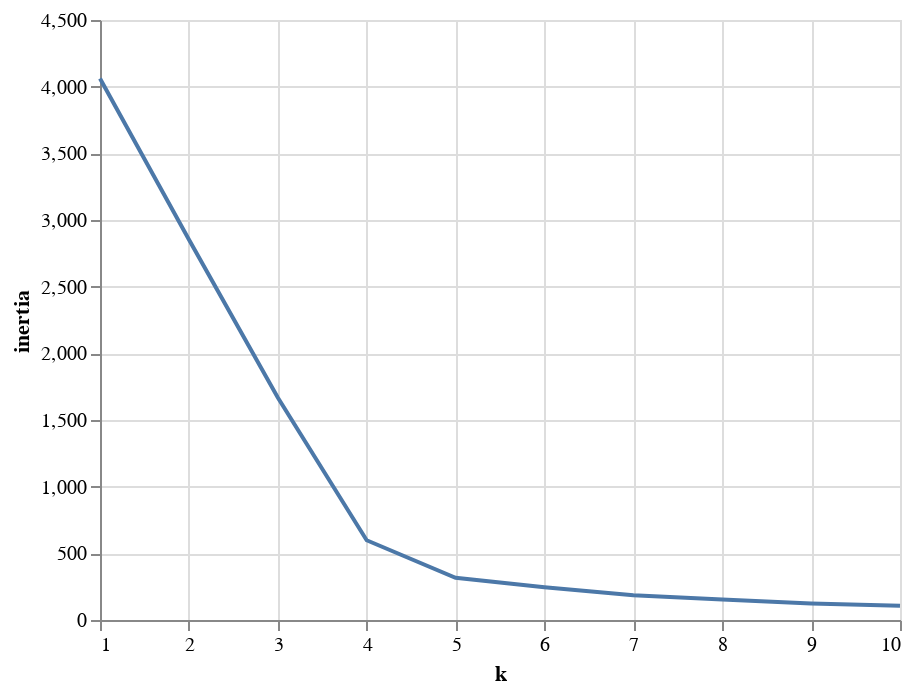

Notebook source saved alongside this figure:
### Code cell
# altair plot
# import altair as alt
# import numpy as np
# import pandas as pd

# x = np.arange(100)
# source = pd.DataFrame({
#   'x': x,
#   'f(x)': np.sin(x / 5)
# })

alt.Chart(df_elbow).mark_line().encode(
    x='k',
    y='inertia'
)

### Figure 1 — Vega-Lite specification as saved in the notebook (floating-point values rounded to 4 significant figures)
{"config": {"view": {"continuousWidth": 400, "continuousHeight": 300}}, "data": {"name": "data-6e024f2811de3c80f4972809cd27858a"}, "mark": "line", "encoding": {"x": {"type": "quantitative", "field": "k"}, "y": {"type": "quantitative", "field": "inertia"}}, "$schema": "https://vega.github.io/schema/vega-lite/v4.8.1.json", "datasets": {"data-6e024f2811de3c80f4972809cd27858a": [{"k": 1, "inertia": 4061.0}, {"k": 2, "inertia": 2853.0}, {"k": 3, "inertia": 1669.0}, {"k": 4, "inertia": 598.0}, {"k": 5, "inertia": 316.8}, {"k": 6, "inertia": 245.4}, {"k": 7, "inertia": 185.5}, {"k": 8, "inertia": 153.4}, {"k": 9, "inertia": 124.4}, {"k": 10, "inertia": 106.3}]}}
